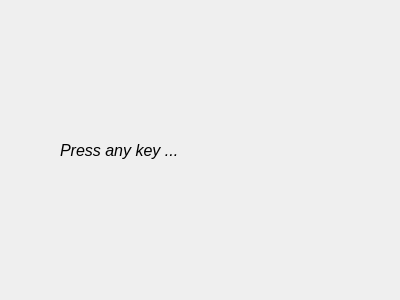
<?xml version="1.0" encoding="UTF-8"?>
<ui version="4.0">
 <class>KeyBind</class>
 <widget class="QDialog" name="KeyBind">
  <property name="geometry">
   <rect>
    <x>0</x>
    <y>0</y>
    <width>400</width>
    <height>300</height>
   </rect>
  </property>
  <property name="windowTitle">
   <string>Dialog</string>
  </property>
  <widget class="QLabel" name="label">
   <property name="geometry">
    <rect>
     <x>60</x>
     <y>140</y>
     <width>321</width>
     <height>20</height>
    </rect>
   </property>
   <property name="font">
    <font>
     <pointsize>12</pointsize>
     <italic>true</italic>
    </font>
   </property>
   <property name="text">
    <string>Press any key ...</string>
   </property>
  </widget>
 </widget>
 <resources/>
 <connections/>
</ui>
